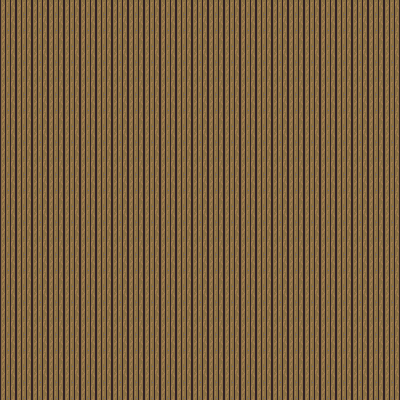

This game map was drawn from its Tiled (.tmx) file and the tilesets committed beside it. A one-line description and the full map source follow:
An orthogonal 25x25 tile map with 16x16 px tiles, 1 tile layer (background) and 4 objects (exit_house, spawn_house, paul_path1, paul_path2).

<map version="1.5" tiledversion="1.7.2" orientation="orthogonal" renderorder="right-down" width="25" height="25" tilewidth="16" tileheight="16" infinite="0" nextlayerid="3" nextobjectid="6">
 <tileset firstgid="1" source="interior2.tsx" />
 <layer id="1" name="background" width="25" height="25">
  <data encoding="csv">
194,194,194,194,194,194,194,194,194,194,194,194,194,194,194,194,194,194,194,194,194,194,194,194,194,
194,194,194,194,194,194,194,194,194,194,194,194,194,194,194,194,194,194,194,194,194,194,194,194,194,
194,194,194,194,194,194,194,194,194,194,194,194,194,194,194,194,194,194,194,194,194,194,194,194,194,
194,194,194,194,194,194,194,194,194,194,194,194,194,194,194,194,194,194,194,194,194,194,194,194,194,
194,194,194,194,194,194,194,194,194,194,194,194,194,194,194,194,194,194,194,194,194,194,194,194,194,
194,194,194,194,194,194,194,194,194,194,194,194,194,194,194,194,194,194,194,194,194,194,194,194,194,
194,194,194,194,194,194,194,194,194,194,194,194,194,194,194,194,194,194,194,194,194,194,194,194,194,
194,194,194,194,194,194,194,194,194,194,194,194,194,194,194,194,194,194,194,194,194,194,194,194,194,
194,194,194,194,194,194,194,194,194,194,194,194,194,194,194,194,194,194,194,194,194,194,194,194,194,
194,194,194,194,194,194,194,194,194,194,194,194,194,194,194,194,194,194,194,194,194,194,194,194,194,
194,194,194,194,194,194,194,194,194,194,194,194,194,194,194,194,194,194,194,194,194,194,194,194,194,
194,194,194,194,194,194,194,194,194,194,194,194,194,194,194,194,194,194,194,194,194,194,194,194,194,
194,194,194,194,194,194,194,194,194,194,194,194,194,194,194,194,194,194,194,194,194,194,194,194,194,
194,194,194,194,194,194,194,194,194,194,194,194,194,194,194,194,194,194,194,194,194,194,194,194,194,
194,194,194,194,194,194,194,194,194,194,194,194,194,194,194,194,194,194,194,194,194,194,194,194,194,
194,194,194,194,194,194,194,194,194,194,194,194,194,194,194,194,194,194,194,194,194,194,194,194,194,
194,194,194,194,194,194,194,194,194,194,194,194,194,194,194,194,194,194,194,194,194,194,194,194,194,
194,194,194,194,194,194,194,194,194,194,194,194,194,194,194,194,194,194,194,194,194,194,194,194,194,
194,194,194,194,194,194,194,194,194,194,194,194,194,194,194,194,194,194,194,194,194,194,194,194,194,
194,194,194,194,194,194,194,194,194,194,194,194,194,194,194,194,194,194,194,194,194,194,194,194,194,
194,194,194,194,194,194,194,194,194,194,194,194,194,194,194,194,194,194,194,194,194,194,194,194,194,
194,194,194,194,194,194,194,194,194,194,194,194,194,194,194,194,194,194,194,194,194,194,194,194,194,
194,194,194,194,194,194,194,194,194,194,194,194,194,194,194,194,194,194,194,194,194,194,194,194,194,
194,194,194,194,194,194,194,194,194,194,194,194,194,194,194,194,194,194,194,194,194,194,194,194,194,
194,194,194,194,194,194,194,194,194,194,194,194,194,194,194,194,194,194,194,194,194,194,194,194,194
</data>
 </layer>
 <objectgroup id="2" name="objects">
  <object id="1" name="exit_house" x="40.7095" y="371.038" width="38.9648" height="28.4967" />
  <object id="2" name="spawn_house" x="73.8587" y="323.35">
   <point />
  </object>
  <object id="3" name="paul_path1" x="77.8197" y="141.295" width="17.6667" height="16.3333" />
  <object id="4" name="paul_path2" x="258.271" y="140.547" width="17.3333" height="16.6667" />
 </objectgroup>
</map>
